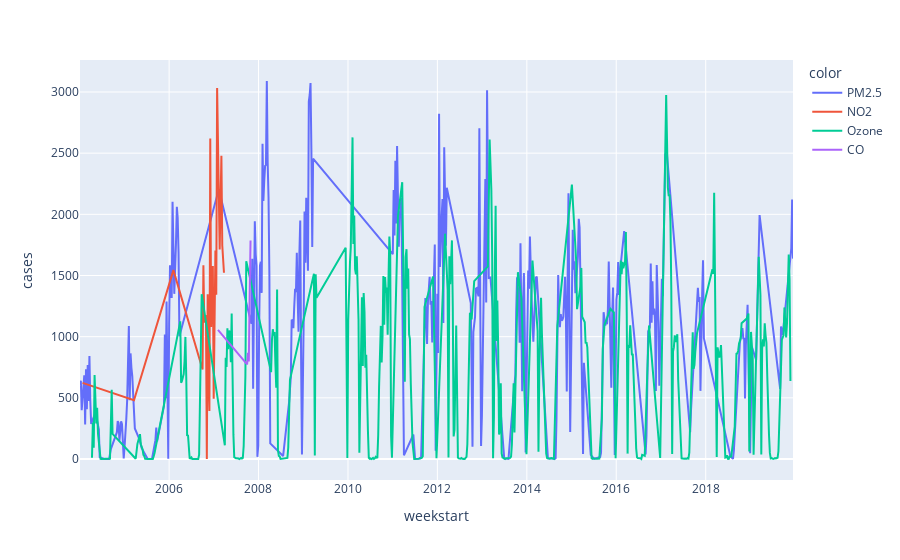

The notebook cell this image was saved under:
### Code cell
px.line(df.drop_duplicates(), x='weekstart', y='cases', color=df.set_index('weekstart').drop_duplicates()['top_pollutant'])

### Figure 1 — Plotly figure (JSON) as saved in the notebook; plotly's stock layout.template omitted (floating-point values rounded to 4 significant figures; data arrays with more than 128 entries replaced by an {"elided": "..."} marker saying what was removed)
{"data": [{"hovertemplate": "color=PM2.5<br>weekstart=%{x}<br>cases=%{y}<extra></extra>", "legendgroup": "PM2.5", "line": {"color": "#636efa", "dash": "solid"}, "marker": {"symbol": "circle"}, "mode": "lines", "name": "PM2.5", "orientation": "v", "showlegend": true, "type": "scatter", "x": {"elided": "303 str values"}, "xaxis": "x", "y": {"elided": "303 int values"}, "yaxis": "y"}, {"hovertemplate": "color=NO2<br>weekstart=%{x}<br>cases=%{y}<extra></extra>", "legendgroup": "NO2", "line": {"color": "#EF553B", "dash": "solid"}, "marker": {"symbol": "circle"}, "mode": "lines", "name": "NO2", "orientation": "v", "showlegend": true, "type": "scatter", "x": ["2004-01-25T00:00:00", "2005-03-20T00:00:00", "2006-02-05T00:00:00", "2006-10-01T00:00:00", "2006-10-08T00:00:00", "2006-10-15T00:00:00", "2006-10-22T00:00:00", "2006-10-29T00:00:00", "2006-11-05T00:00:00", "2006-11-12T00:00:00", "2006-11-19T00:00:00", "2006-11-26T00:00:00", "2006-12-03T00:00:00", "2006-12-10T00:00:00", "2006-12-17T00:00:00", "2006-12-24T00:00:00", "2006-12-31T00:00:00", "2007-01-07T00:00:00", "2007-01-14T00:00:00", "2007-01-21T00:00:00", "2007-01-28T00:00:00", "2007-02-18T00:00:00", "2007-02-25T00:00:00", "2007-03-04T00:00:00", "2007-03-11T00:00:00", "2007-03-18T00:00:00", "2007-03-25T00:00:00"], "xaxis": "x", "y": [622, 480, 1544, 731, 1584, 1115, 1152, 1176, 0, 1347, 688, 393, 2620, 1079, 1408, 1577, 493, 1526, 1704, 1342, 3032, 1712, 2043, 2479, 1747, 1643, 1522], "yaxis": "y"}, {"hovertemplate": "color=Ozone<br>weekstart=%{x}<br>cases=%{y}<extra></extra>", "legendgroup": "Ozone", "line": {"color": "#00cc96", "dash": "solid"}, "marker": {"symbol": "circle"}, "mode": "lines", "name": "Ozone", "orientation": "v", "showlegend": true, "type": "scatter", "x": {"elided": "432 str values"}, "xaxis": "x", "y": {"elided": "432 int values"}, "yaxis": "y"}, {"hovertemplate": "color=CO<br>weekstart=%{x}<br>cases=%{y}<extra></extra>", "legendgroup": "CO", "line": {"color": "#ab63fa", "dash": "solid"}, "marker": {"symbol": "circle"}, "mode": "lines", "name": "CO", "orientation": "v", "showlegend": true, "type": "scatter", "x": ["2007-02-04T00:00:00", "2007-09-30T00:00:00", "2007-10-07T00:00:00", "2007-10-14T00:00:00", "2007-10-21T00:00:00", "2007-10-28T00:00:00"], "xaxis": "x", "y": [1056, 774, 869, 797, 1341, 1786], "yaxis": "y"}], "layout": {"legend": {"title": {"text": "color"}, "tracegroupgap": 0}, "margin": {"t": 60}, "xaxis": {"anchor": "y", "domain": [0, 1], "title": {"text": "weekstart"}}, "yaxis": {"anchor": "x", "domain": [0, 1], "title": {"text": "cases"}}}}
